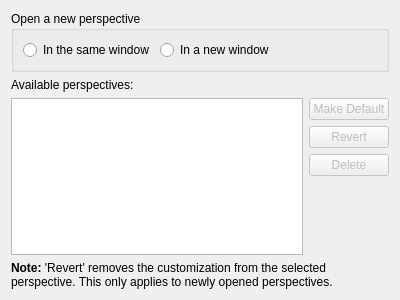
<?xml version="1.0" encoding="UTF-8"?>
<ui version="4.0">
 <class>PerspectivesPreferencePage</class>
 <widget class="QWidget" name="PerspectivesPreferencePage">
  <property name="geometry">
   <rect>
    <x>0</x>
    <y>0</y>
    <width>400</width>
    <height>300</height>
   </rect>
  </property>
  <property name="windowTitle">
   <string>Form</string>
  </property>
  <layout class="QVBoxLayout" name="verticalLayout">
   <item>
    <widget class="QGroupBox" name="groupBox">
     <property name="title">
      <string>Open a new perspective</string>
     </property>
     <layout class="QHBoxLayout" name="horizontalLayout">
      <item>
       <widget class="QRadioButton" name="sameWindowButton">
        <property name="text">
         <string>In the same window</string>
        </property>
       </widget>
      </item>
      <item>
       <widget class="QRadioButton" name="newWindowButton">
        <property name="text">
         <string>In a new window</string>
        </property>
       </widget>
      </item>
      <item>
       <spacer name="horizontalSpacer">
        <property name="orientation">
         <enum>Qt::Horizontal</enum>
        </property>
        <property name="sizeHint" stdset="0">
         <size>
          <width>40</width>
          <height>20</height>
         </size>
        </property>
       </spacer>
      </item>
     </layout>
    </widget>
   </item>
   <item>
    <widget class="QLabel" name="label">
     <property name="text">
      <string>Available perspectives:</string>
     </property>
    </widget>
   </item>
   <item>
    <layout class="QHBoxLayout" name="horizontalLayout_2">
     <item>
      <widget class="QListWidget" name="perspectivesListWidget"/>
     </item>
     <item>
      <layout class="QVBoxLayout" name="verticalLayout_2">
       <item>
        <widget class="QPushButton" name="makeDefaultButton">
         <property name="enabled">
          <bool>false</bool>
         </property>
         <property name="toolTip">
          <string>Make the Current Selection the Default Perspective</string>
         </property>
         <property name="text">
          <string>Make Default</string>
         </property>
        </widget>
       </item>
       <item>
        <widget class="QPushButton" name="revertButton">
         <property name="enabled">
          <bool>false</bool>
         </property>
         <property name="toolTip">
          <string>messages.properties

Reverts the Current Selection to its Original Value</string>
         </property>
         <property name="text">
          <string>Revert</string>
         </property>
        </widget>
       </item>
       <item>
        <widget class="QPushButton" name="deleteButton">
         <property name="enabled">
          <bool>false</bool>
         </property>
         <property name="toolTip">
          <string>Delete a User Defined Perspective</string>
         </property>
         <property name="text">
          <string>Delete</string>
         </property>
        </widget>
       </item>
       <item>
        <spacer name="verticalSpacer">
         <property name="orientation">
          <enum>Qt::Vertical</enum>
         </property>
         <property name="sizeHint" stdset="0">
          <size>
           <width>20</width>
           <height>40</height>
          </size>
         </property>
        </spacer>
       </item>
      </layout>
     </item>
    </layout>
   </item>
   <item>
    <widget class="QLabel" name="label_2">
     <property name="text">
      <string>&lt;html&gt;&lt;head/&gt;&lt;body&gt;&lt;p&gt;&lt;span style=&quot; font-weight:600;&quot;&gt;Note:&lt;/span&gt; 'Revert' removes the customization from the selected perspective. This only applies to newly opened perspectives.&lt;/p&gt;&lt;/body&gt;&lt;/html&gt;</string>
     </property>
     <property name="wordWrap">
      <bool>true</bool>
     </property>
    </widget>
   </item>
  </layout>
 </widget>
 <resources/>
 <connections/>
</ui>
